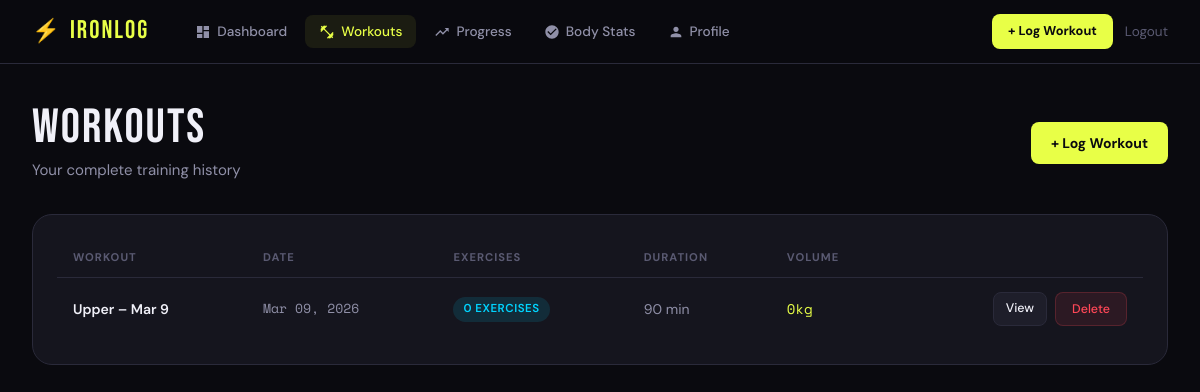
The app's page /workouts (signed in) with its own data.
### tables this page shows
CREATE TABLE workout (
            id INTEGER PRIMARY KEY AUTOINCREMENT,
            user_id INTEGER NOT NULL,
            name TEXT NOT NULL,
            date TIMESTAMP DEFAULT CURRENT_TIMESTAMP,
            duration INTEGER, notes TEXT,
            FOREIGN KEY (user_id) REFERENCES user(id)
        );

### app.py (the view)
@app.route('/workouts')
@login_required
def workouts():
    uid = session['user_id']
    page = request.args.get('page', 1, type=int)
    per_page = 10; offset = (page-1)*per_page
    total = query('SELECT COUNT(*) as c FROM workout WHERE user_id=?', (uid,), one=True)['c']
    items = query('''SELECT w.*, COUNT(DISTINCT e.id) as ex_count,
        COALESCE(SUM(CASE WHEN es.weight IS NOT NULL AND es.reps IS NOT NULL THEN es.weight*es.reps ELSE 0 END),0) as volume
        FROM workout w LEFT JOIN exercise e ON e.workout_id=w.id
        LEFT JOIN exercise_set es ON es.exercise_id=e.id
        WHERE w.user_id=? GROUP BY w.id ORDER BY w.date DESC LIMIT ? OFFSET ?''', (uid, per_page, offset))
    pages = max(1, (total+per_page-1)//per_page)
    class Pager:
        def __init__(self):
            self.items=items; self.page=page; self.pages=pages; self.total=total
            self.has_prev=page>1; self.has_next=page<pages
            self.prev_num=page-1; self.next_num=page+1
        def iter_pages(self): return range(1, pages+1)
    return render_template('workouts.html', workouts=Pager())

### app.py (called while the page is built)
def fmt_date(val, fmt='%b %d, %Y'):
    if not val: return ''
    if hasattr(val, 'strftime'): return val.strftime(fmt)
    for pattern in ('%Y-%m-%d %H:%M:%S', '%Y-%m-%d %H:%M:%S.%f', '%Y-%m-%d'):
        try:
            from datetime import datetime
            return datetime.strptime(str(val)[:19], pattern[:len(str(val)[:19])]).strftime(fmt)
        except: pass
    return str(val)[:10]

def get_db():
    if 'db' not in g:
        g.db = sqlite3.connect(DATABASE)
        g.db.row_factory = sqlite3.Row
    return g.db

def query(sql, args=(), one=False):
    cur = get_db().execute(sql, args)
    rv = cur.fetchall()
    return (rv[0] if rv else None) if one else rv

def login_required(f):
    @wraps(f)
    def decorated(*args, **kwargs):
        if 'user_id' not in session:
            return redirect(url_for('login'))
        return f(*args, **kwargs)
    return decorated

### Templates/workouts.html (shortened to what this page needs)
{% extends 'base.html' %}
{% block content %}
<div class="page">
  <div class="page-header fade-up" style="display:flex;align-items:center;justify-content:space-between">
    <div>
      <div class="page-title">WORKOUTS</div>
      <div class="page-subtitle">Your complete training history</div>
    </div>
    <a href="{{ url_for('new_workout') }}" class="btn-primary">+ Log Workout</a>
  </div>
  {% if workouts.items %}
  <div class="card fade-up fade-up-1">
    <div class="table-wrap">
      <table>
        <thead>
          <tr>
            <th>Workout</th>
            <th>Date</th>
            <th>Exercises</th>
            <th>Duration</th>
            <th>Volume</th>
            <th></th>
          </tr>
        </thead>
        <tbody>
          {% for wo in workouts.items %}
          {% set vol = namespace(total=0) %}
          {% for ex in wo.exercises %}
            {% for s in ex.sets %}
              {% if s.weight and s.reps %}
                {% set vol.total = vol.total + (s.weight * s.reps) %}
              {% endif %}
            {% endfor %}
          {% endfor %}
          <tr>
            <td>
              <a href="{{ url_for('view_workout', workout_id=wo.id) }}" style="font-weight:600;color:var(--text)">
                {{ wo.name }}
              </a>
            </td>
            <td style="color:var(--text2);font-family:var(--font-mono);font-size:0.82rem">{{ wo.date|fmtdate('%b %d, %Y') }}</td>
            <td>
              <span class="badge badge-blue">{{ wo.exercises|length }} exercises</span>
            </td>
            <td style="color:var(--text2)">{{ wo.duration|string + ' min' if wo.duration else '—' }}</td>
            <td style="font-family:var(--font-mono);color:var(--accent)">{{ vol.total|int }}kg</td>
            <td>
              <div style="display:flex;gap:8px;justify-content:flex-end">
                <a href="{{ url_for('view_workout', workout_id=wo.id) }}" class="btn-secondary" style="padding:6px 12px;font-size:0.78rem">View</a>
                <button onclick="deleteWorkout({{ wo.id }}, this)" class="btn-danger" style="font-size:0.78rem">Delete</button>
              </div>
            </td>
          </tr>
          {% endfor %}
        </tbody>
      </table>
    </div>
  </div>
  {% endif %}
</div>
{% endblock %}

### Static/css/style.css (style rules this page uses)
:root { --bg: #0a0a0f; --bg2: #111118; --bg3: #1a1a24; --card: #15151e; --card2: #1e1e2a; --border: #2a2a3a; --accent: #e8ff47; --accent2: #ff4757; --accent3: #00d4ff; --text: #f0f0f8; --text2: #9090a8; --text3: #5a5a72; --font-display: 'Bebas Neue', sans-serif; --font-body: 'DM Sans', sans-serif; --font-mono: 'Space Mono', monospace; --radius: 12px; --radius-lg: 20px; --shadow: 0 4px 24px rgba(0,0,0,0.4); --glow: 0 0 20px rgba(232,255,71,0.15); }
*, *::before, *::after { box-sizing: border-box; margin: 0; padding: 0; }
html { scroll-behavior: smooth; }
body { background: var(--bg); color: var(--text); font-family: var(--font-body); font-size: 15px; line-height: 1.6; min-height: 100vh; }
a { color: inherit; text-decoration: none; }
button { cursor: pointer; border: none; background: none; font-family: var(--font-body); }
.page { padding: 2.5rem 2rem; max-width: 1200px; margin: 0 auto; }
.page-header { margin-bottom: 2rem; }
.page-title { font-family: var(--font-display); font-size: 3rem; letter-spacing: 2px; line-height: 1; }
.page-subtitle { color: var(--text2); margin-top: 6px; }
.btn-primary { background: var(--accent); color: #0a0a0f; font-weight: 700; font-size: 0.875rem; padding: 10px 20px; border-radius: 8px; transition: all 0.2s; display: inline-flex; align-items: center; gap: 6px; }
.btn-secondary { background: var(--card2); color: var(--text); font-weight: 500; font-size: 0.875rem; padding: 10px 20px; border-radius: 8px; border: 1px solid var(--border); transition: all 0.2s; display: inline-flex; align-items: center; gap: 6px; }
.btn-danger { background: rgba(255,71,87,0.1); color: var(--accent2); font-weight: 500; font-size: 0.875rem; padding: 8px 16px; border-radius: 8px; border: 1px solid rgba(255,71,87,0.2); transition: all 0.2s; }
.card { background: var(--card); border: 1px solid var(--border); border-radius: var(--radius-lg); padding: 1.5rem; transition: border-color 0.2s; }
.table-wrap { overflow-x: auto; }
table { width: 100%; border-collapse: collapse; }
th { text-align: left; padding: 10px 16px; font-size: 0.7rem; font-weight: 700; text-transform: uppercase; letter-spacing: 1px; color: var(--text3); border-bottom: 1px solid var(--border); }
td { padding: 14px 16px; border-bottom: 1px solid rgba(42,42,58,0.5); font-size: 0.875rem; }
tr:last-child td { border-bottom: none; }
.badge { display: inline-block; padding: 3px 10px; border-radius: 20px; font-size: 0.72rem; font-weight: 600; text-transform: uppercase; letter-spacing: 0.5px; }
.badge-blue { background: rgba(0,212,255,0.12); color: var(--accent3); }
.fade-up { animation: fadeUp 0.4s ease both; }
.fade-up-1 { animation-delay: 0.05s; }

### records on screen
workout: name "Upper – Mar 9", date|fmtdate "Mar 09, 2026", exercises|length "0", duration "90 min", total "0"
